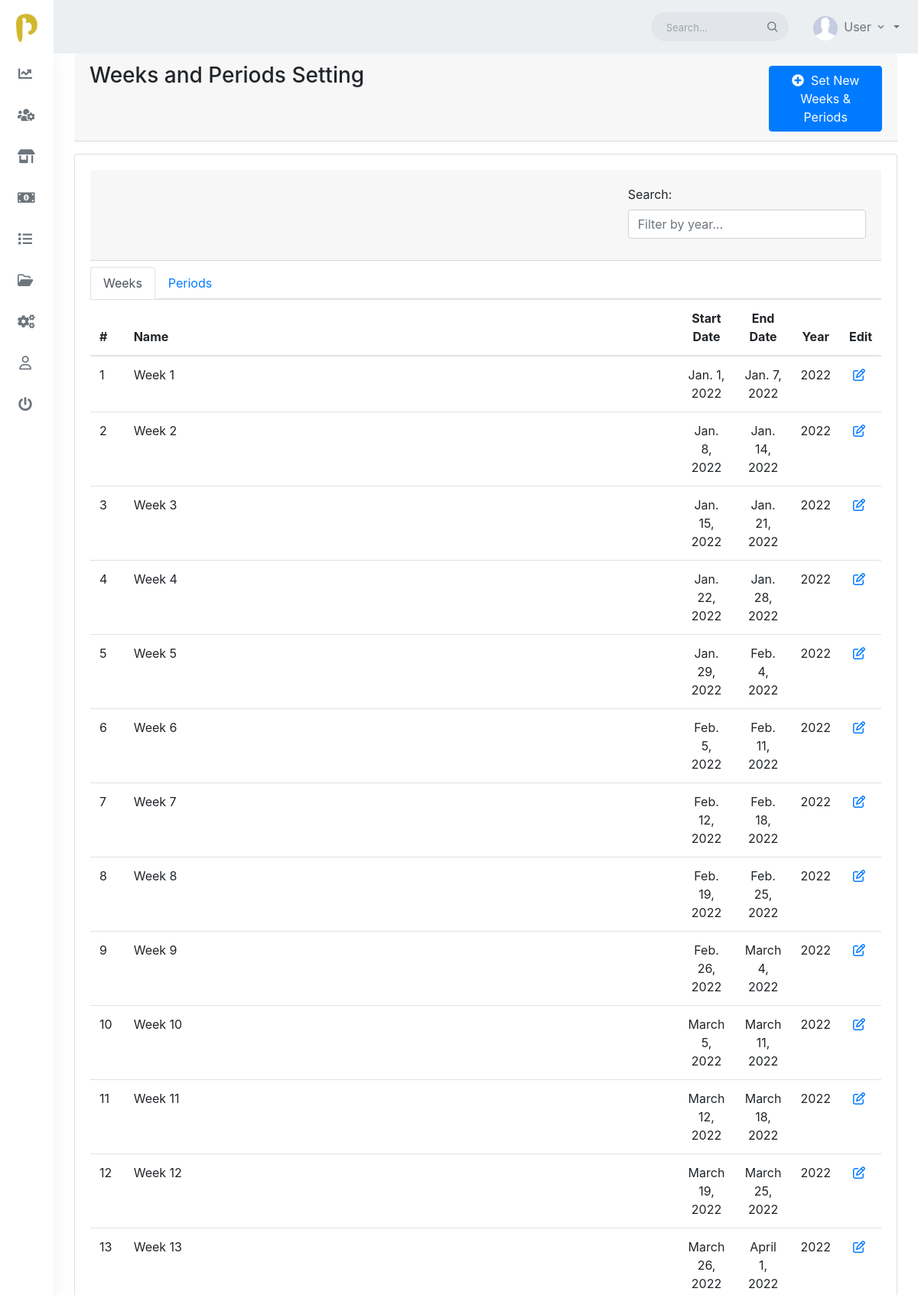
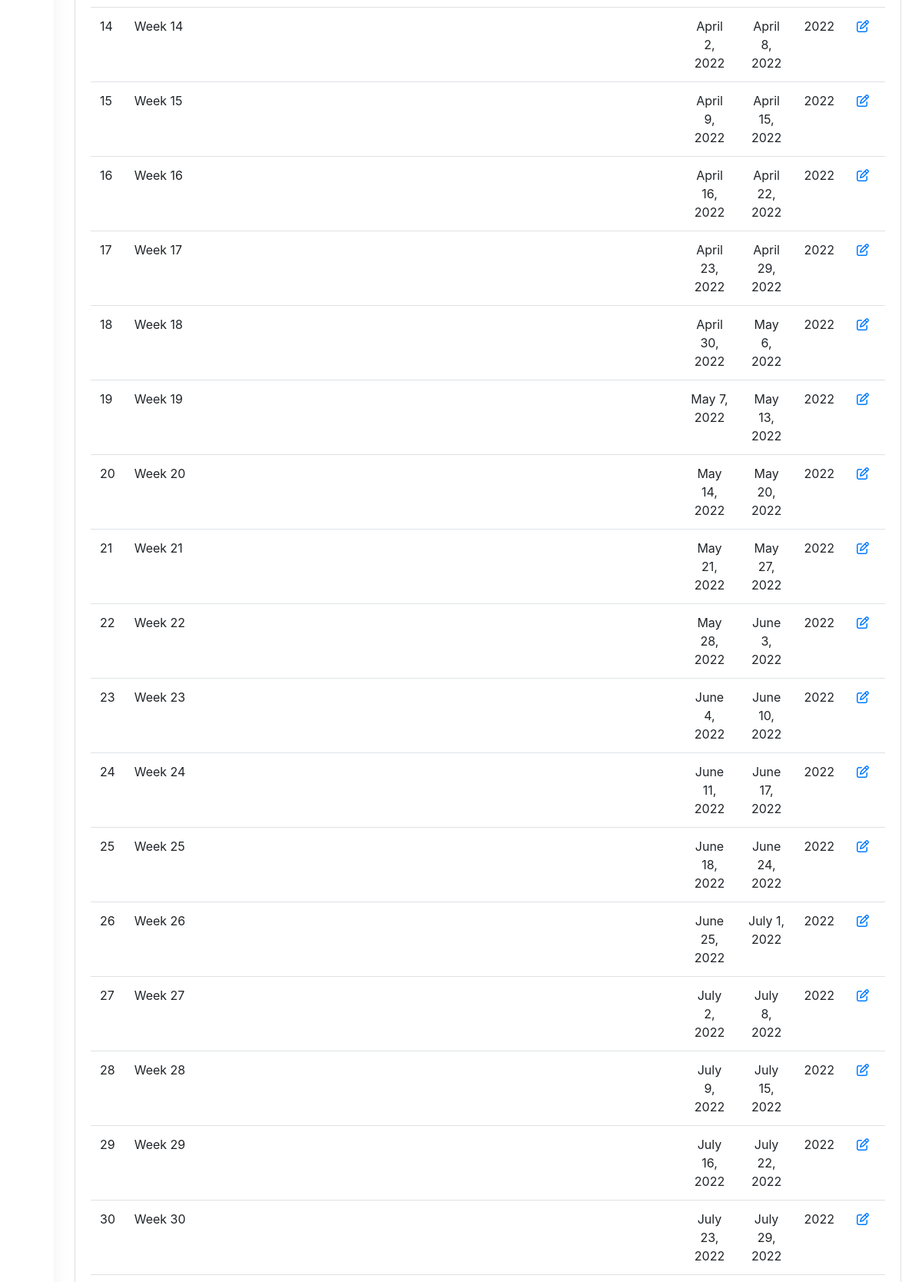
Screenshot of /weeks&Periods (signed in, upper part) with the database file from the repository (2 pictures, top to bottom).
### analytics/models.py (models this page shows)
class Week(models.Model):
    name = models.CharField(max_length=150)
    year = models.CharField(max_length=10)
    start_date = models.DateField()
    end_date = models.DateField()
    class Meta:
        verbose_name = 'Week'
        verbose_name_plural = 'Weeks'
    def __str__(self):
        return self.name + ' (' + self.year + ')'

### analytics/views.py (the view, shortened to what this page needs)
# urls.py: path('weeks&Periods', weeksSetting, name='weeks'),
@login_required
def weeksSetting(request):
    weeks = Week.objects.all().order_by('year')
    periods = Period.objects.all().order_by('year')
    filter_week = WeekFilter(request.GET, queryset=weeks)
    weeks_list = filter_week.qs
    context = {
        'weeks' : weeks_list,
        'filter' : filter_week,
        'periods' : periods,
    }
    return render(request, 'weeks-settings.html', context)

### templates/weeks-settings.html (shortened to what this page needs)
{% extends 'base.html' %} {% load static %} {% load crispy_forms_tags %}
{% block body %}
<div class="card-header mb-3">
    <div class="row">
        <div class="col-md-10 col-sm-12">
            <h3>Weeks and Periods Setting</h3>
        </div>
        <div class="col-md-2">
            <button class="btn btn-primary btn-block mt-1" data-toggle="modal" data-target="#addWeeksModal"><i
                    class="fa fa-plus-circle"></i>&nbsp
                Set New Weeks & Periods</button>
        </div>
    </div>
</div>
<div class="row">
    <div class="col-md-12">
        <div class="card">
            <div class="card-body">
                <form method="GET">
                    <div class="card-header mb-2">
                        <div class="row mt-2">
                            <div class="col-md-8"></div>
                            <div class="col-md-4">
                                {{filter.form| crispy}}
                            </div>
                        </div>
                </form>
            </div>
            <ul class="nav nav-tabs">
                <li class="nav-item">
                    <a href="#weeks" data-toggle="tab" aria-expanded="false" class="nav-link active">
                        <span class="d-none d-sm-block">Weeks</span>
                    </a>
                </li>
                <li class="nav-item">
                    <a href="#periods" data-toggle="tab" aria-expanded="true" class="nav-link">
                        <span class="d-none d-sm-block">Periods</span>
                    </a>
                </li>
            </ul>
            <div class="tab-content">
                <div role="tabpanel" class="tab-pane fade show active" id="weeks">
                    {% if weeks|length %}
                    <div class="table-responsive">
                        <table class="table table-hover">
                            <thead class="thead-inverse">
                                <tr>
                                    <th>#</th>
                                    <th width="70%">Name</th>
                                    <th class="text-center">Start Date</th>
                                    <th class="text-center">End Date</th>
                                    <th class="text-center">Year</th>
                                    <th class="text-center">Edit</th>
                                </tr>
                            </thead>
                            <tbody>
                                {% for i in weeks %}
                                <tr>
                                    <td>{{forloop.counter}}</td>
                                    <td>{{i.name | title}}</td>
                                    <td class="text-center">{{i.start_date}}</td>
                                    <td class="text-center">{{i.end_date}}</td>
                                    <td class="text-center">{{i.year}}</td>
                                    <td class="text-center">
                                        <a href="{% url 'analytics:update-week' i.id %}"
                                            class="text-primary update-button"><i class="fa fa-pencil-square-o mr-1"
                                                aria-hidden="true"></i></a>
                                    </td>
                                </tr>
                                {% endfor %}
                            </tbody>
                        </table>
                    </div>
                    {% else %}
                    <div class="card-header text-center">
                        <img src="{% static 'images/no_data.png' %}" alt="No data" height="350">
                    </div>
                    {% endif %}
                </div>
            </div>
        </div>
    </div>
</div>
</div>
{% endblock body %}

### rows the page displays
Week: name "Week 1", start_date "Jan. 1, 2022", end_date "Jan. 7, 2022", year "2022"
Week: name "Week 2", start_date "Jan. 8, 2022", end_date "Jan. 14, 2022", year "2022"
Week: name "Week 3", start_date "Jan. 15, 2022", end_date "Jan. 21, 2022", year "2022"
Week: name "Week 4", start_date "Jan. 22, 2022", end_date "Jan. 28, 2022", year "2022"
Week: name "Week 5", start_date "Jan. 29, 2022", end_date "Feb. 4, 2022", year "2022"
Week: name "Week 6", start_date "Feb. 5, 2022", end_date "Feb. 11, 2022", year "2022"
Week: name "Week 7", start_date "Feb. 12, 2022", end_date "Feb. 18, 2022", year "2022"
Week: name "Week 8", start_date "Feb. 19, 2022", end_date "Feb. 25, 2022", year "2022"
Week: name "Week 9", start_date "Feb. 26, 2022", end_date "March 4, 2022", year "2022"
Week: name "Week 10", start_date "March 5, 2022", end_date "March 11, 2022", year "2022"
Week: name "Week 11", start_date "March 12, 2022", end_date "March 18, 2022", year "2022"
Week: name "Week 12", start_date "March 19, 2022", end_date "March 25, 2022", year "2022"
Week: name "Week 13", start_date "March 26, 2022", end_date "April 1, 2022", year "2022"
Week: name "Week 14", start_date "April 2, 2022", end_date "April 8, 2022", year "2022"
Week: name "Week 15", start_date "April 9, 2022", end_date "April 15, 2022", year "2022"
Week: name "Week 16", start_date "April 16, 2022", end_date "April 22, 2022", year "2022"
Week: name "Week 17", start_date "April 23, 2022", end_date "April 29, 2022", year "2022"
Week: name "Week 18", start_date "April 30, 2022", end_date "May 6, 2022", year "2022"
Week: name "Week 19", start_date "May 7, 2022", end_date "May 13, 2022", year "2022"
Week: name "Week 20", start_date "May 14, 2022", end_date "May 20, 2022", year "2022"
Week: name "Week 21", start_date "May 21, 2022", end_date "May 27, 2022", year "2022"
Week: name "Week 22", start_date "May 28, 2022", end_date "June 3, 2022", year "2022"
Week: name "Week 23", start_date "June 4, 2022", end_date "June 10, 2022", year "2022"
Week: name "Week 24", start_date "June 11, 2022", end_date "June 17, 2022", year "2022"
Week: name "Week 25", start_date "June 18, 2022", end_date "June 24, 2022", year "2022"
Week: name "Week 26", start_date "June 25, 2022", end_date "July 1, 2022", year "2022"
Week: name "Week 27", start_date "July 2, 2022", end_date "July 8, 2022", year "2022"
Week: name "Week 28", start_date "July 9, 2022", end_date "July 15, 2022", year "2022"
Week: name "Week 29", start_date "July 16, 2022", end_date "July 22, 2022", year "2022"
Week: name "Week 30", start_date "July 23, 2022", end_date "July 29, 2022", year "2022"
